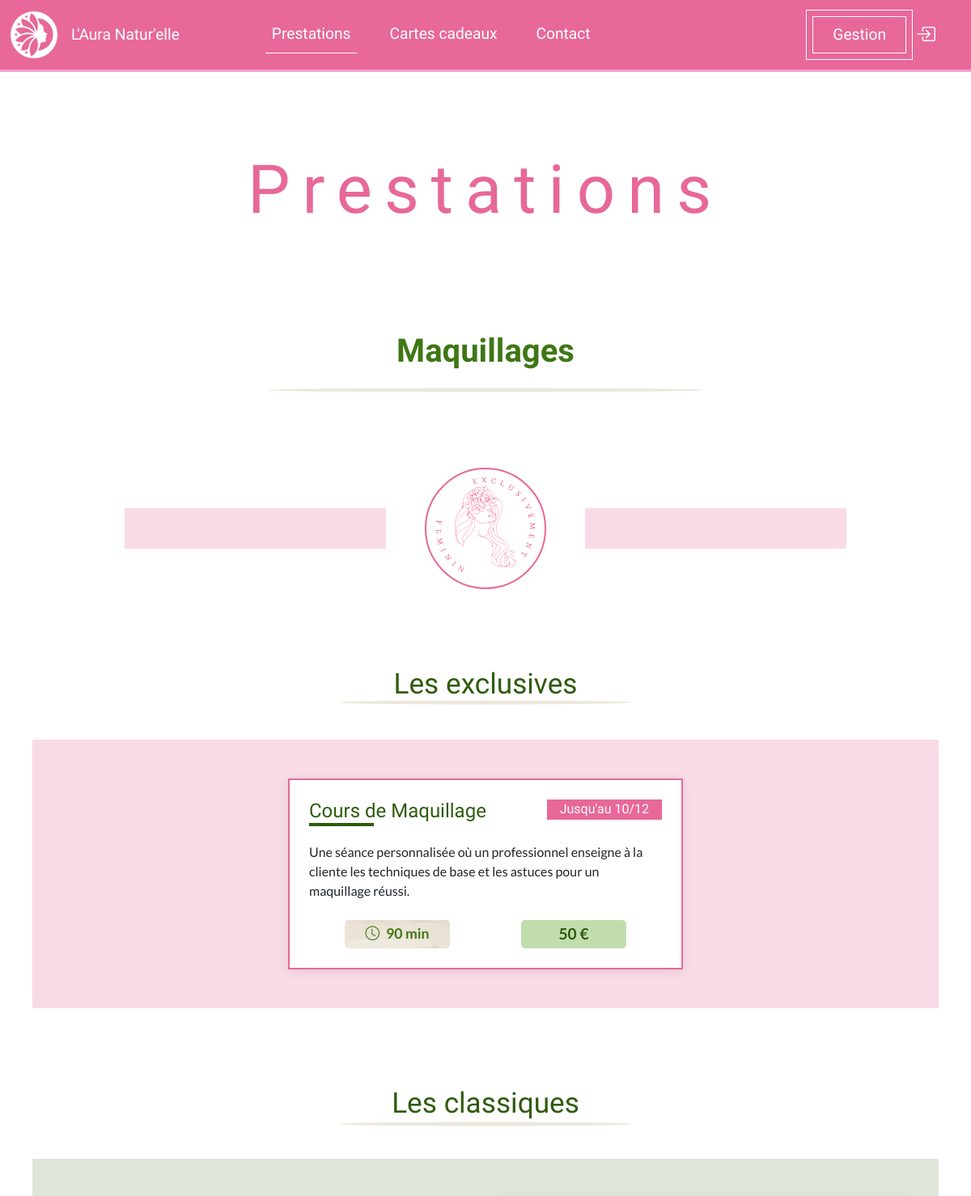
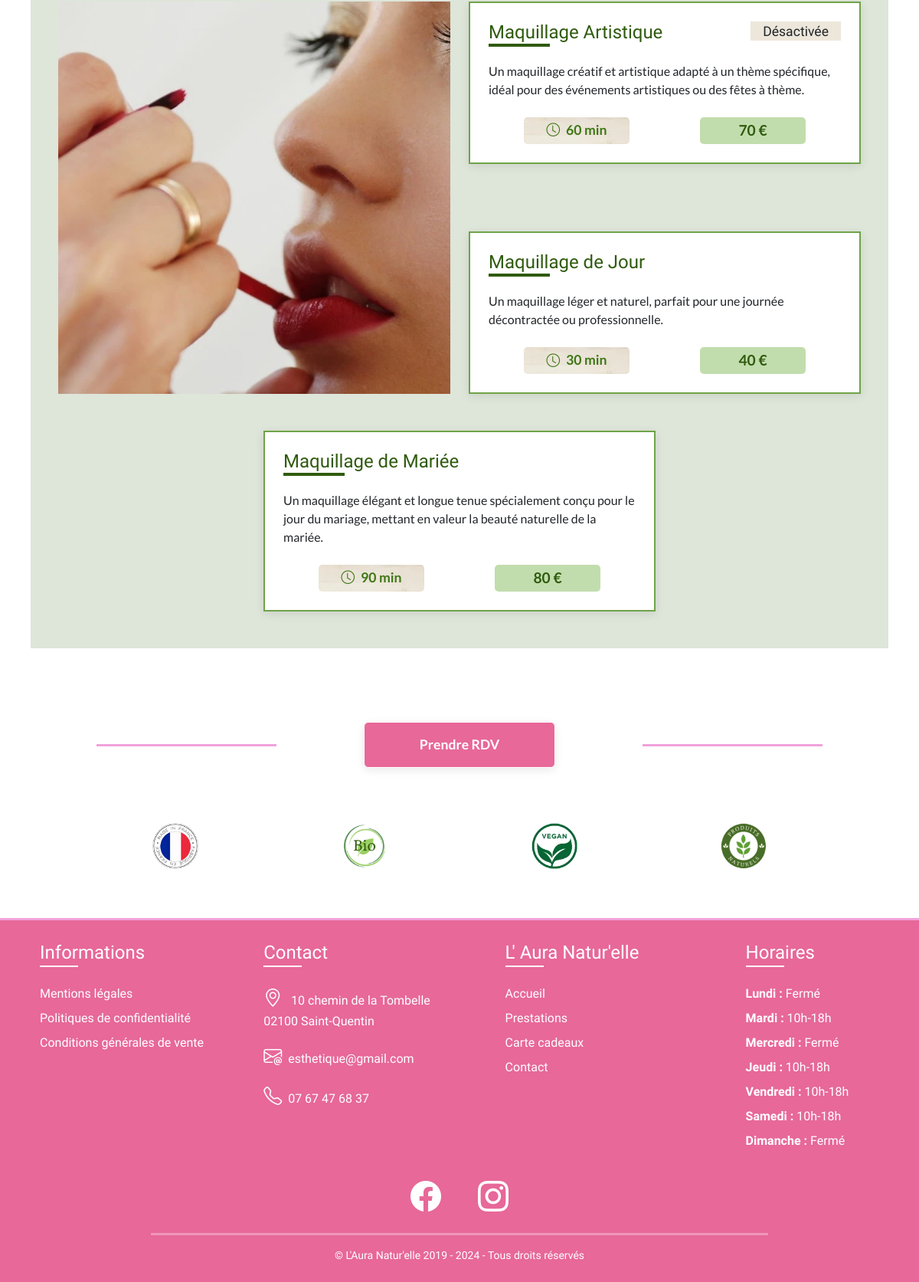
The page /prestations/maquillages?id=1 (signed in) on the database its author committed (2 pictures, top to bottom).
### tables this page shows
CREATE TABLE `categories` (
    `id_category` INT AUTO_INCREMENT,
    `name` VARCHAR(50)  NOT NULL,
    `description` VARCHAR(500),
    `view` TINYINT NOT NULL,
    `darkmode` BOOLEAN NOT NULL,
    `created_at` DATETIME NOT NULL DEFAULT CURRENT_TIMESTAMP,
    `published_at` DATETIME,
    `updated_at` DATETIME,
    `deactivated_at` DATETIME,
    PRIMARY KEY(`id_category`)
);

CREATE TABLE `users` (
    `id_user` INT AUTO_INCREMENT,
    `email` VARCHAR(150)  NOT NULL,
    `phone` CHAR(10)  NOT NULL,
    `address` VARCHAR(150)  NOT NULL,
    `zipcode` CHAR(5)  NOT NULL,
    `city` VARCHAR(150)  NOT NULL,
    `artisan` BOOLEAN NOT NULL DEFAULT 0,
    `admin` BOOLEAN NOT NULL DEFAULT 0,
    `password` VARCHAR(250)  NOT NULL,
    `updated_at` DATETIME,
    PRIMARY KEY(`id_user`),
    UNIQUE(`email`),
    UNIQUE(`phone`)
);

CREATE TABLE `schedules` (
    `id_schedules` INT AUTO_INCREMENT,
    `week_day` VARCHAR(10)  NOT NULL,
    `open_day` TINYINT NOT NULL DEFAULT 0,
    `open_hour` TIME NOT NULL DEFAULT '00:00:00',
    `close_mid_hour` TIME NOT NULL DEFAULT '00:00:00',
    `open_mid_hour` TIME NOT NULL DEFAULT '00:00:00',
    `close_hour` TIME NOT NULL DEFAULT '00:00:00',
    `updated_at` DATETIME,
    PRIMARY KEY(`id_schedules`),
    UNIQUE(`week_day`)
);

### views/services_grid.php (the view, shortened to what the rows shown need)
<main>
    <div class="container-fluid px-0">
        <h1 class="text-center pt-5 mt-md-5">Prestations</h1>
        <section class="pb-5">
            <div class="row mx-0 px-md-5 pb-md-5 mt-lg-5">
                <div class="col">
                    <h2 class="category-title text-center py-4 my-5"><?= $category->name ?></h2>
                </div>
            </div>
            <?php
            include(__DIR__ . './templates/services/gender.php');
            ?>
            <?php if (!empty($female_services)) { ?>
                <section id="female">
                    <?php if (!empty($female_exclusives)) { ?>
                        <section>
                            <h3 class="subtitle text-center my-5">Les exclusives</h3>
                            <div class="row justify-content-around mx-0 px-md-4 px-xl-5 pb-5 service-row special-section">
                                <?php foreach ($female_exclusives as $key => $service) {
                                    include(__DIR__ . './../views/templates/services/service_card.php');
                                } ?>
                            </div>
                        </section>
                    <?php } ?>
                    <?php if (!empty($female_classics)) { ?>
                        <section>
                            <h3 class="subtitle text-center my-5 pt-xl-5">Les classiques</h3>
                            <div class="row justify-content-between mx-0 mt-xl-5 px-md-4 px-xxl-5 pt-5 service-row classic-section">
                                <div class="col-12 col-md-8 col-xl-6 col-xxl-4 d-flex flex-column justify-content-between mt-4 mt-md-0 order-2">
                                    <?php for ($i = 0; $i < count($female_classics) && $i < 2; $i++) {
                                        $service = $female_classics[$i]; ?>
                                        <article class="service main-service py-4 px-4 <?= ($i == 1) ? 'mt-3 mt-md-5' : '' ?>">
                                            <div class="d-flex flex-column flex-md-row flex-wrap justify-content-between mb-3">
                                                <h4 class="underline-title"><?= $service->name ?></h4>
                                                <?php if (is_null($service->published_at)) { ?>
                                                    <small class="not-published d-inline text-center px-3 mt-2 mt-md-0 mt-md-0">Non publiée</small>
                                                <?php } else if (!is_null($service->deactivated_at)) { ?>
                                                    <small class="deactivated d-inline text-center px-3 mt-2 mt-md-0 mt-md-0">Désactivée</small>
                                                <?php } else if (Service::new_display($service->published_at)) { ?>
                                                    <small class="new-service d-inline text-center px-3 mt-2 mt-md-0 mt-md-0">Nouveauté</small>
                                                <?php } ?>
                                            </div>
                                            <?php if (!empty($service->description)) { ?><p><?= $service->description ?></p><?php } ?>
                                            <?php include(__DIR__ . './../views/templates/services/pricings_grid.php'); ?>
                                        </article>
                                    <?php } ?>
                                </div>
                                <div class="col-12 col-md-4 col-xl-6 col-xxl-8 order-1">
                                    <picture>
                                        <source srcset="../public/uploads/categories/<?= $id ?>-xl.webp" type="image/webp" media="(min-width: 1400px)">
                                        <img src="../public/uploads/categories/<?= $id ?>.webp" alt="Illustration de la catégorie <?= $category->name ?>" class="img-fluid service-img">
                                    </picture>
                                </div>
                            </div>
                            <div class="row justify-content-around mx-0 px-md-4 px-xxl-5 pb-5 service-row classic-section">
                                <?php foreach ($female_classics as $key => $service) {
                                    if ($key > 1) {
                                        include(__DIR__ . './../views/templates/services/service_card.php');
                                    }
                                } ?>
                            </div>
                        </section>
                    <?php } ?>
                </section>
            <?php } ?>
            <?php
            include(__DIR__ . './templates/services/btn_appointment.php');
            ?>
            <?php
            include(__DIR__ . './templates/services/products.php');
            ?>
        </section>
    </div>
</main>

### views/templates/footer.php (shortened to what the rows shown need)
<footer>
    <div class="container-fluid">
        <div class="row justify-content-around mt-4 mb-4 mb-lg-0 mb-xxl-4 mx-0">
            <div class="col-12 col-md-6 col-lg-3 order-3 order-lg-2 d-flex justify-content-md-center mb-4" id="contact">
                <ul class="ms-3 ms-md-0">
                    <li class="fs-4 footerTitle mb-4">Contact</li>
                    <li class="my-3"><i class="bi bi-geo-alt me-2"></i> <?= $artisan->address ?> <br> <?= $artisan->zipcode . ' ' . $artisan->city ?></li>
                    <li class="my-3"><a href="mailto: <?= $artisan->email ?>"><i class="bi bi-envelope-at me-2"></i><?= $artisan->email ?></a></li>
                    <li class="my-3"><i class="bi bi-telephone me-2"></i><?= $artisan->phone ?></li>
                </ul>
            </div>
            <div class="col-12 col-md-6 col-lg-3 order-4 d-flex justify-content-md-center mb-4" id="schedule">
                <ul class="ms-3 ms-md-0">
                    <li class="fs-4 footerTitle mb-4">Horaires</li>
                    <?php foreach ($schedules_sign as $schedule) { ?>
                        <li class="my-2"><span><?= $schedule->week_day ?> :</span> <?= $schedule->display ?></li><?php } ?>
                </ul>
            </div>
        </div>
    </div>
</footer>
</body>
</html>

### rows shown on the page
categories: name "Maquillages", view 2 (drawn)
users: address "10 chemin de la Tombelle", zipcode "02100", city "Saint-Quentin", email "esthetique@gmail.com", phone "07 67 47 68 37"
schedules: week_day "Lundi", display "Fermé"
schedules: week_day "Mardi", open_hour+close_hour "10h-18h"
schedules: week_day "Mercredi", display "Fermé"
schedules: week_day "Jeudi", open_hour+close_hour "10h-18h"
schedules: week_day "Vendredi", open_hour+close_hour "10h-18h"
schedules: week_day "Samedi", open_hour+close_hour "10h-18h"
schedules: week_day "Dimanche", display "Fermé"

### other values the page prints
$service->name "Cours de Maquillage"
$service->end_exclusive_date "10/12"
$service->description "Une séance personnalisée où un professionnel enseigne à la cliente les techniques de base et les astuces pour un maquillage réussi."
$service->durations "90"
$service->prices "50"
$service->name "Maquillage Artistique"
$service->description "Un maquillage créatif et artistique adapté à un thème spécifique, idéal pour des événements artistiques ou des fêtes à thème."
$service->durations "60"
$service->prices "70"
$service->name "Maquillage de Jour"
$service->description "Un maquillage léger et naturel, parfait pour une journée décontractée ou professionnelle."
$service->durations "30"
$service->prices "40"
$service->name "Maquillage de Mariée"
$service->description "Un maquillage élégant et longue tenue spécialement conçu pour le jour du mariage, mettant en valeur la beauté naturelle de la mariée."
